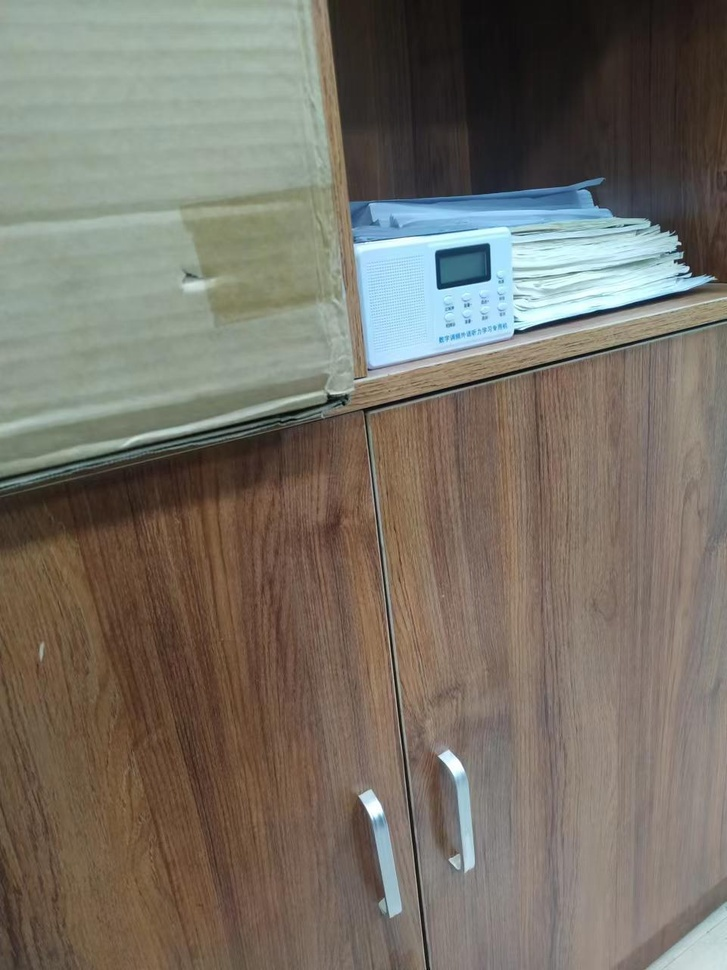
#> input picture images/7.jpg, 727 x 970 px, shrunk from 960 x 1280 before the run
$ python 'orb单映性.py'
#> lines starting #> are read from the running program, lines starting #| are printed output that depends on the picture; after the words box and inside, x2 and y2 are one past the last pixel; in counts of white or black regions, pixels touching at a corner belong together
import numpy as np
import cv2 as cv
from matplotlib import pyplot as plt

def addGaussNoise(image, mean, var):
    image = np.array(image / 255, dtype=float)
    noise = np.random.normal(mean, var ** 0.5, image.shape)
    out = image + noise
    if out.min() < 0:
        low_clip = -1.
    else:
        low_clip = 0.
    out = np.clip(out, low_clip, 1.0)
    out = np.uint8(out * 255)
    return out

def addSaltNoise(image, amount):  # 添加椒盐噪声函数
    output = image.copy()
    threshold = 1 - amount
    for i in range(image.shape[0]):
        for j in range(image.shape[1]):
            rdm = random.random()
            if rdm < amount:
                output[i][j] = 0
            elif rdm > threshold:
                output[i][j] = 255
    return output
MIN_NUM_GOOD_MATCHES = 8

img0 = cv.imread('./images/7.jpg', cv.IMREAD_GRAYSCALE)
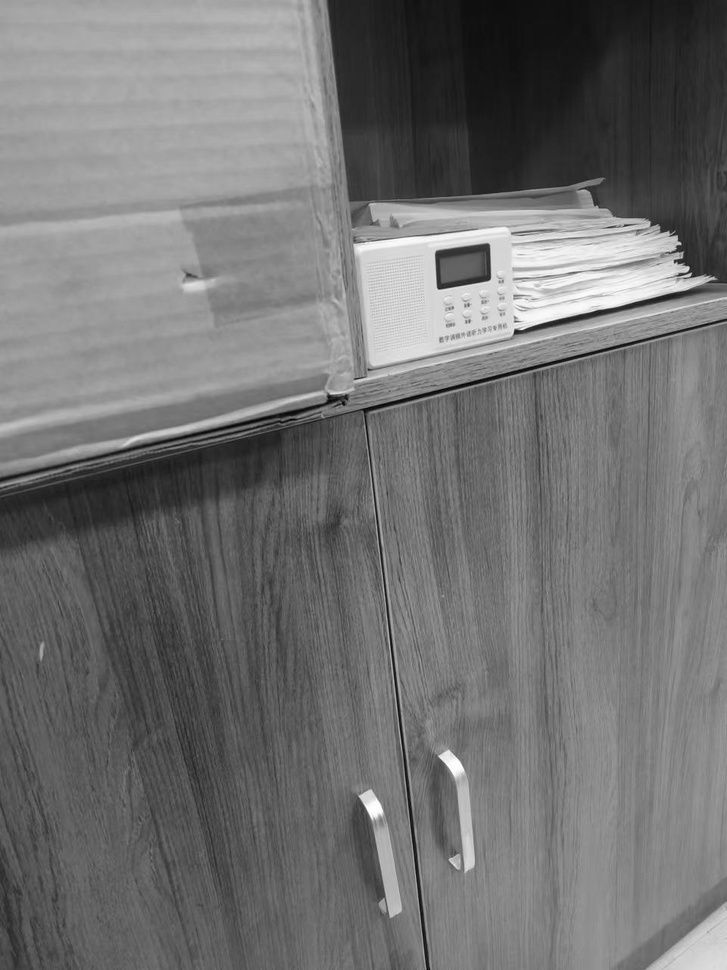
#> img0: shape (970, 727); min 4, max 255, mean 113.8
img1 = cv.imread('./images/5.jpg', cv.IMREAD_GRAYSCALE)
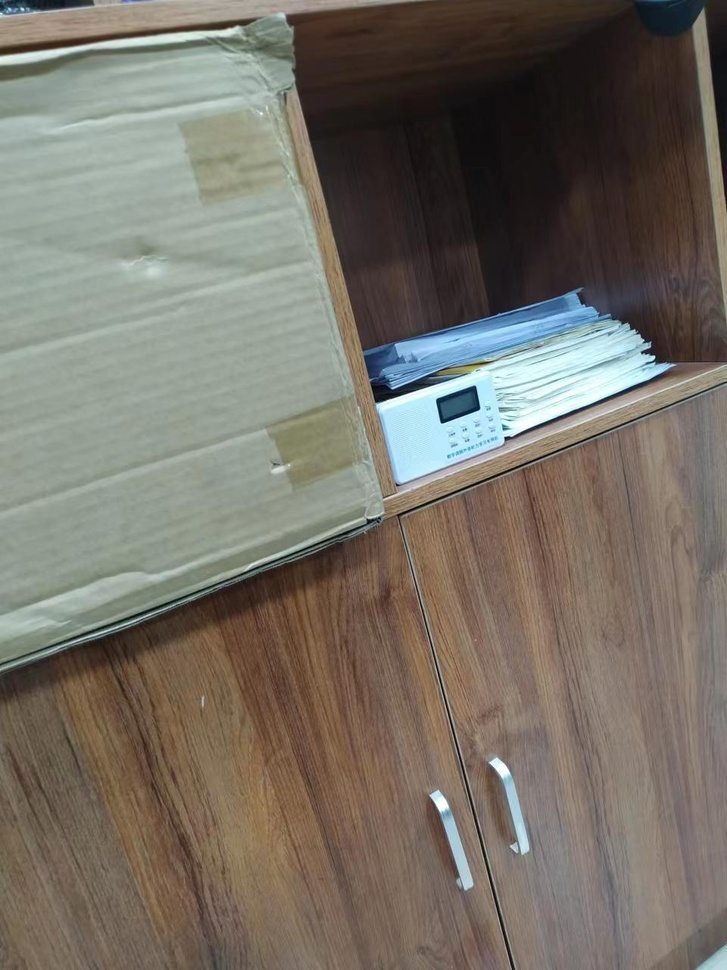
#> input picture images/5.jpg, 727 x 970 px, shrunk from 960 x 1280 before the run
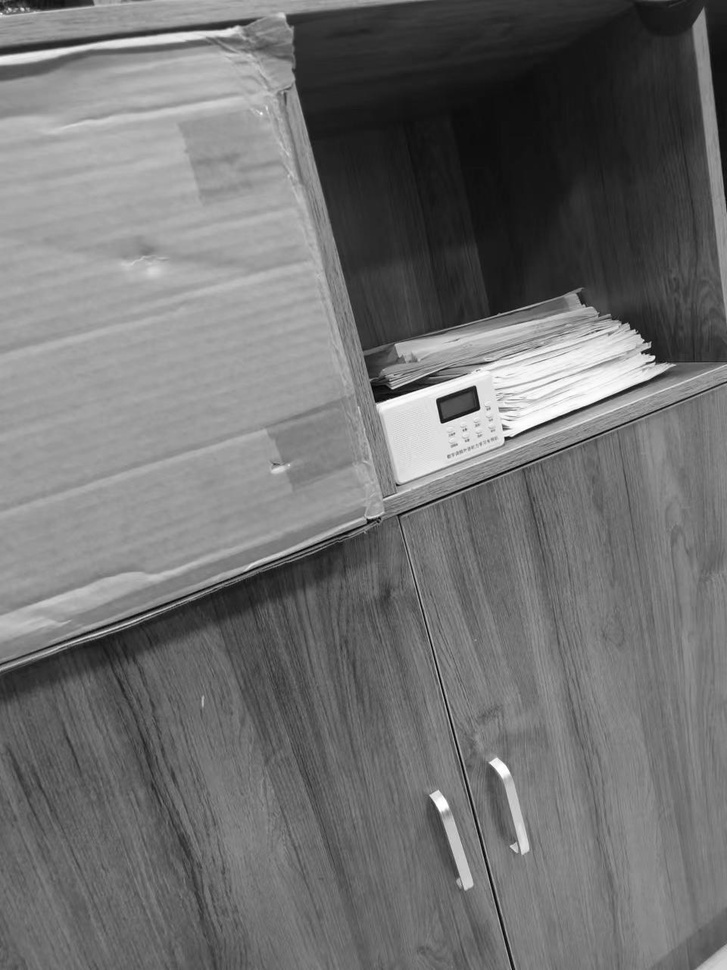
#> img1: shape (970, 727); min 0, max 255, mean 113

# [8 lines of commented-out code are left out]

orb = cv.ORB_create()
kp0, des0 = orb.detectAndCompute(img0, None)
#> kp0 = 500 keypoints; strongest (x, y, size): (515, 330, 31), (439, 288, 31), (688, 267, 31), (688, 268, 37.2)
kp1, des1 = orb.detectAndCompute(img1, None)
#> kp1 = 500 keypoints; strongest (x, y, size): (442, 422, 31), (654, 357, 31), (505, 437, 31), (651, 357, 44.6)

# 定义 FLANN-based
FLANN_INDEX_KDTREE = 1
index_params = dict(algorithm=FLANN_INDEX_KDTREE, trees=5)
search_params = dict(checks=50)

# 展示 FLANN-based 匹配
flann = cv.FlannBasedMatcher(index_params, search_params)
# 转为np.float32 !!!!!!
matches = flann.knnMatch(np.float32(des0), np.float32(des1), k=2)
#> matches = 500 matches

# 查询劳氏比率检验的匹配列表，
good_matches = []
for m, n in matches:
    if m.distance < 0.7 * n.distance:
        good_matches.append(m)
#> after the loop, good_matches = 21 matches
# 检查是否至少有10个好的匹配项
if len(good_matches) >= MIN_NUM_GOOD_MATCHES:
    """
        如果满足这个条件，那么就查找匹配的关键点的二维坐标，
        并把这些坐标放入浮点坐标对的两个列表中。一个列表包含查询图像
        中的关键点坐标，另一个列表包含场景中匹配的关键点坐标
    """
    src_pts = np.float32(
        [kp0[m.queryIdx].pt for m in good_matches]).reshape(-1, 1, 2)
#> src_pts = 21 rows, first 8: [436, 251], [390, 915.6], [511.2, 334.8], [687.6, 267.6], [436.8, 250.8], [487.2, 243.6], [586.1, 187.2], [380.2, 902.9]
    dst_pts = np.float32(
        [kp1[m.trainIdx].pt for m in good_matches]).reshape(-1, 1, 2)
#> dst_pts = 21 rows, first 8: [436, 400], [465, 888], [502.8, 441.6], [654, 357], [436.8, 399.6], [474, 386], [573.6, 294], [515, 843]
    # 寻找单映性
    # 创建了mask_matches列表，将用于最终的匹配绘制，这样只有满足单应性的点才会绘制匹配线
    M, mask = cv.findHomography(src_pts, dst_pts, cv.RANSAC, 5.0)
#> M = [[0.649, 0.0412, 110.5], [-0.105, 0.585, 269.3], [-0.000109, -0.000105, 1]]; mask = 21 values, max 1 at index 0, min 0 at index 2, mean 0.667
    M1, mask1 = cv.findHomography(dst_pts, src_pts, cv.RANSAC, 5.0)
#> M1 = [[1.58, -0.143, -134.8], [0.166, 1.68, -460.5], [0.000175, 0.000147, 1]]; mask1 = 21 values, max 1 at index 0, min 0 at index 2, mean 0.619
    mask_matches = mask.ravel().tolist()
#> mask_matches = [1, 1, 0, 0, 1, 0, 0, 0, 0, 1, 1, 1, 1, 1, 1, 1, 1, 1, 1, 1, 0]
    # 透视转换，取查询图像的矩形角点，并将其投影到场景中，这样就可以画出边界
    h, w = img0.shape
#> h = 970; w = 727
    src_corners = np.float32(
        [[0, 0], [0, h-1], [w-1, h-1], [w-1, 0]]).reshape(-1, 1, 2)
#> src_corners = [[0, 0], [0, 969], [726, 969], [726, 0]]
    dst_corners = cv.perspectiveTransform(src_corners, M)
#> dst_corners = [[110.5, 269.3], [167.5, 931.1], [759.3, 927.9], [631.8, 209.4]]
    dst_corners = dst_corners.astype(np.int32)
#> dst_corners = [[110, 269], [167, 931], [759, 927], [631, 209]]

    # 依据单映性矩阵 画出匹配区域的边界
    num_corners = len(dst_corners)
#> num_corners = 4
    for i in range(num_corners):
        x0, y0 = dst_corners[i][0]
        if i == num_corners - 1:
            next_i = 0
        else:
            next_i = i + 1
        x1, y1 = dst_corners[next_i][0]
        cv.line(img1, (x0, y0), (x1, y1), 255, 3, cv.LINE_AA)
#> this loop made 4 passes
#> (x0, y0, x1, y1) on passes 1 to 4: (110, 269, 167, 931), (167, 931, 759, 927), (759, 927, 631, 209), (631, 209, 110, 269)
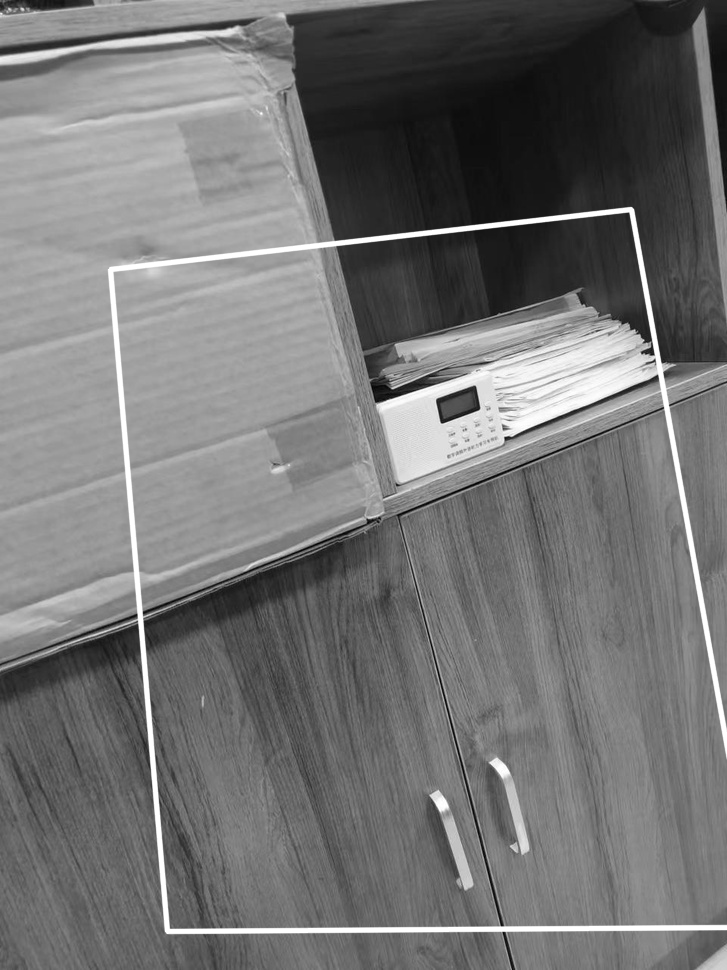
#> img1: shape (970, 727); 2.27% of pixels changed, all inside (x1, y1, x2, y2) = (107, 206, 727, 935)

    # 画出通过 ratio test的数据.
    img_matches = cv.drawMatches(
        img0, kp0, img1, kp1, good_matches, None,
        matchColor=(0, 255, 0), singlePointColor=None,
        matchesMask=mask_matches, flags=2)
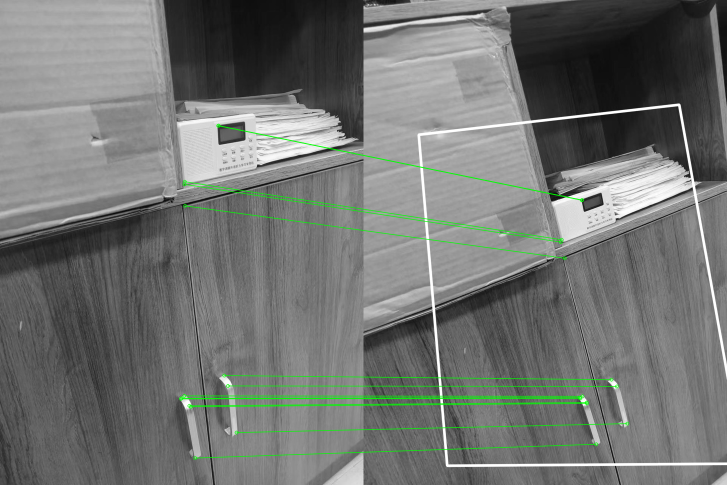
#> img_matches: shape (970, 1454, 3) (shown at 1/2 size); mean of channels 0, 1, 2 113.4, 116, 113.4; drawn as B, G, R
    # 显示最佳匹配
    plt.imshow(img_matches)
    plt.show()
else:
    print("Not enough matches good were found - %d/%d" % \
          (len(good_matches), MIN_NUM_GOOD_MATCHES))

img0 = cv.imread('./images/7.jpg')
#> img0 is the input picture: shape (970, 727, 3); mean B, G, R 102.8, 113.3, 119.2
img1 = cv.imread('./images/5.jpg')
#> img1 is the input picture: shape (970, 727, 3); mean B, G, R 102.7, 112.3, 118.2
# 转换为灰度图像
img0 = cv.cvtColor(img0,code=cv.COLOR_BGR2RGBA)
#> img0: shape (970, 727, 4)
img1 = cv.cvtColor(img1,code=cv.COLOR_BGR2RGBA)
#> img1: shape (970, 727, 4)
w = img1.shape[0]
#> w = 970
h = img1.shape[1]
#> h = 727
rotate = cv.warpPerspective(img1, M1, (w, h),
borderMode=cv.BORDER_CONSTANT, borderValue = [0, 0, 0, 0])
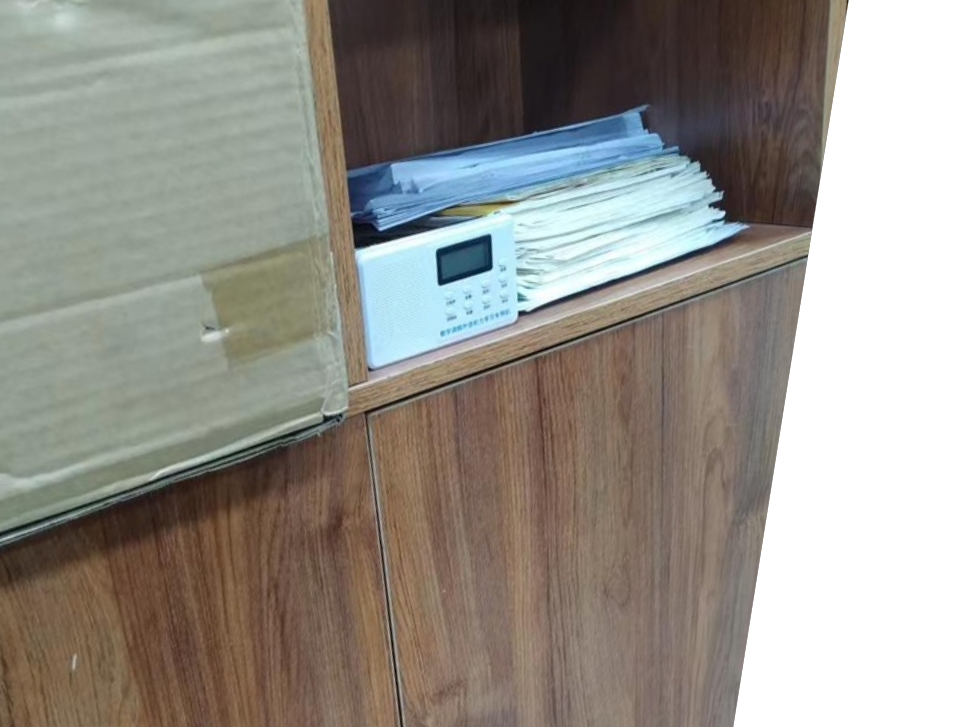
#> rotate: shape (727, 970, 4); mean R, G, B, A 102.3, 98.6, 91.5, 207.9; transparent parts drawn white
plt.imshow(rotate)
plt.show()
